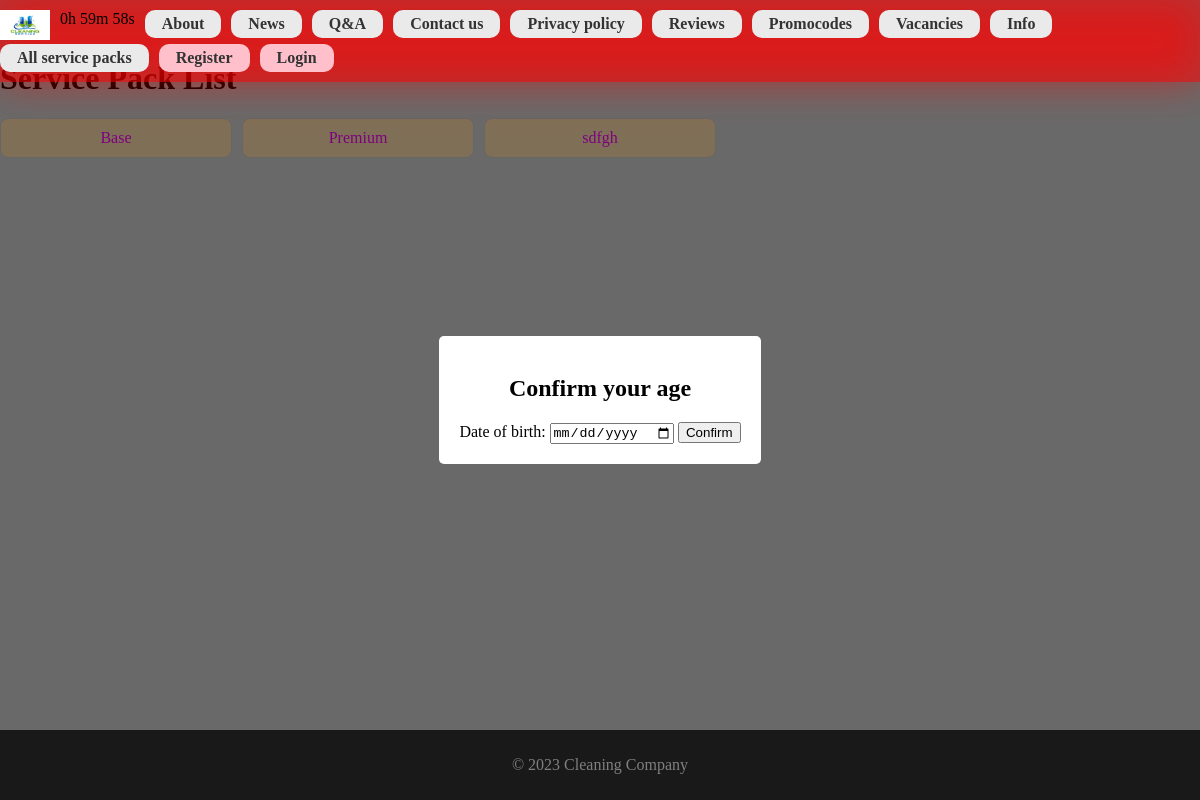
Page /cleaning/servicepacks/ on the earlier database version.
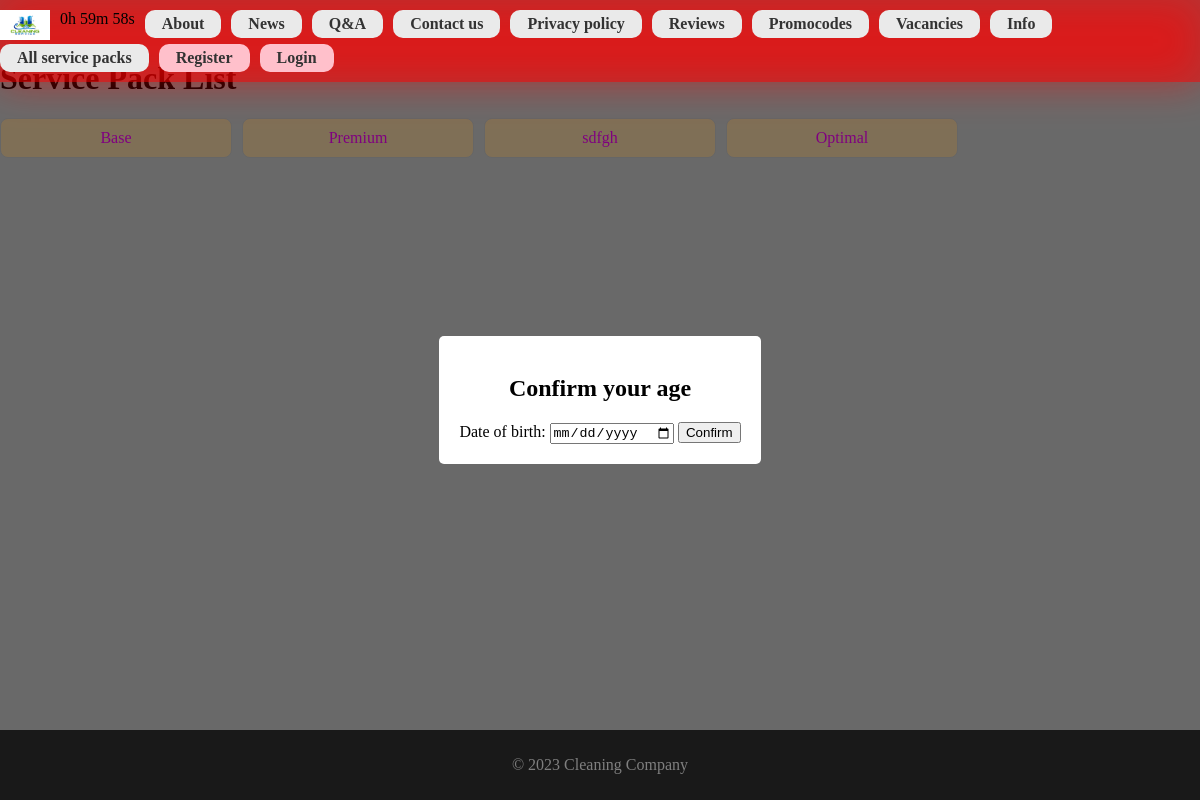
Same page on the later database version.
### cleaning/models.py (models this page shows, shortened)
class ServicePack(models.Model):
    naming = models.CharField(max_length=200, help_text="Enter the service pack naming")
    service = models.ManyToManyField(Service, help_text='Select a service for this service pack')
    purchase_count = models.PositiveIntegerField(default=0)
    def get_absolute_url(self):
        return reverse('servicepack-detail', args=[str(self.id)])
    def display_service(self):
        return ', '.join(service.name for service in self.service.all()[:3])
    display_service.short_description = 'Service'

### cleaning/views.py (the view)
# urls.py: path('servicepacks/', views.ServicePackListView.as_view(), name='servicepacks'),
class ServicePackListView(generic.ListView):
    model = ServicePack
    template_name = 'cleaning/servicepack_list.html'

### cleaning/templates/cleaning/servicepack_list.html
{% extends "base_generic.html" %}
{% load static %}
{% block styling %}
    <link rel="stylesheet" href="{% static 'cleaning/css/servicepack_list.css' %}">
{% endblock %}
{% block content %}
    <h1>Service Pack List</h1>
    <div class="servicepack-grid">
        {% if servicepack_list %}
            {% for servicepack in servicepack_list %}
                <div class="servicepack-item">
                    <a href="{{ servicepack.get_absolute_url }}">{{ servicepack.naming }}</a>
                </div>
            {% endfor %}
        {% else %}
            <p>There are no service packs.</p>
        {% endif %}
    </div>
{% endblock %}

Differences in the rows shown:
added ServicePack: naming "Optimal"
